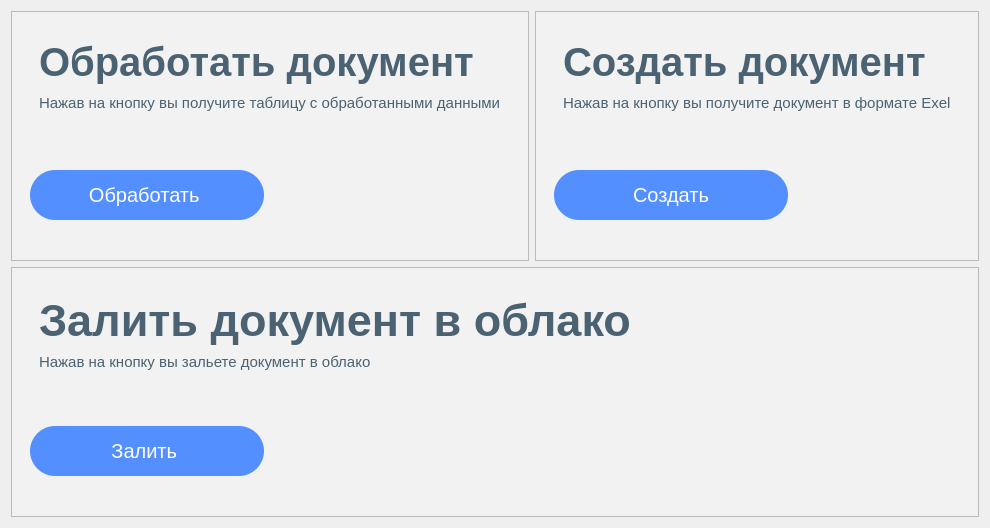
         <widget class="QWidget" name="page3">
          <layout class="QGridLayout" name="gridLayout_4">
           <item row="0" column="0">
            <widget class="QFrame" name="frame_Alfandega_9">
             <property name="minimumSize">
              <size>
               <width>0</width>
               <height>250</height>
              </size>
             </property>
             <property name="maximumSize">
              <size>
               <width>16777215</width>
               <height>250</height>
              </size>
             </property>
             <property name="styleSheet">
              <string notr="true">QFrame{ background-color: #f2f2f2; }</string>
             </property>
             <property name="frameShape">
              <enum>QFrame::StyledPanel</enum>
             </property>
             <property name="frameShadow">
              <enum>QFrame::Raised</enum>
             </property>
             <layout class="QVBoxLayout" name="verticalLayout_44">
              <item>
               <widget class="QFrame" name="frame_52">
                <property name="styleSheet">
                 <string notr="true">QFrame{ border:0px }</string>
                </property>
                <property name="frameShape">
                 <enum>QFrame::StyledPanel</enum>
                </property>
                <property name="frameShadow">
                 <enum>QFrame::Raised</enum>
                </property>
                <layout class="QHBoxLayout" name="horizontalLayout_22">
                 <item>
                  <widget class="QFrame" name="frame_53">
                   <property name="minimumSize">
                    <size>
                     <width>200</width>
                     <height>0</height>
                    </size>
                   </property>
                   <property name="styleSheet">
                    <string notr="true">QFrame{ border:0px }</string>
                   </property>
                   <property name="frameShape">
                    <enum>QFrame::StyledPanel</enum>
                   </property>
                   <property name="frameShadow">
                    <enum>QFrame::Raised</enum>
                   </property>
                   <layout class="QVBoxLayout" name="verticalLayout_45">
                    <item>
                     <widget class="QLabel" name="label_TitleAlfandega_12">
                      <property name="minimumSize">
                       <size>
                        <width>230</width>
                        <height>0</height>
                       </size>
                      </property>
                      <property name="styleSheet">
                       <string notr="true">QLabel{

color:#4b6272;
border:0px;
font-size:40px;
font-weight: bold;
}</string>
                      </property>
                      <property name="text">
                       <string>Обработать документ</string>
                      </property>
                     </widget>
                    </item>
                    <item>
                     <widget class="QLabel" name="label_SubTitleAlfandega_12">
                      <property name="styleSheet">
                       <string notr="true">
QLabel{
color:#4b6272;
border:0px;
font-size:15px;
}</string>
                      </property>
                      <property name="text">
                       <string>Нажав на кнопку вы получите таблицу с обработанными данными</string>
                      </property>
                     </widget>
                    </item>
                   </layout>
                  </widget>
                 </item>
                </layout>
               </widget>
              </item>
              <item>
               <widget class="QFrame" name="frame_54">
                <property name="styleSheet">
                 <string notr="true">QFrame{ border:0px }</string>
                </property>
                <property name="frameShape">
                 <enum>QFrame::StyledPanel</enum>
                </property>
                <property name="frameShadow">
                 <enum>QFrame::Raised</enum>
                </property>
                <layout class="QVBoxLayout" name="verticalLayout_46">
                 <item>
                  <widget class="QPushButton" name="pushButton_BtnAlfandega_12">
                   <property name="minimumSize">
                    <size>
                     <width>0</width>
                     <height>50</height>
                    </size>
                   </property>
                   <property name="maximumSize">
                    <size>
                     <width>234</width>
                     <height>50</height>
                    </size>
                   </property>
                   <property name="cursor">
                    <cursorShape>PointingHandCursor</cursorShape>
                   </property>
                   <property name="layoutDirection">
                    <enum>Qt::LeftToRight</enum>
                   </property>
                   <property name="styleSheet">
                    <string notr="true">QPushButton{
	text-align:centeral;
	color:#fff;
	border:0px;
	border-radius:25px;
	font-size:20px;
	cursor: pointer;
	background-color:#538fff;
}
QPushButton:hover{
background-color:#3668ff;
}


</string>
                   </property>
                   <property name="text">
                    <string>Обработать </string>
                   </property>
                   <property name="icon">
                    <iconset>
                     <normaloff>:/img/path395.png</normaloff>:/img/path395.png</iconset>
                   </property>
                   <property name="iconSize">
                    <size>
                     <width>40</width>
                     <height>40</height>
                    </size>
                   </property>
                  </widget>
                 </item>
                </layout>
               </widget>
              </item>
             </layout>
            </widget>
           </item>
           <item row="0" column="1">
            <widget class="QFrame" name="frame_Alfandega_7">
             <property name="minimumSize">
              <size>
               <width>0</width>
               <height>250</height>
              </size>
             </property>
             <property name="maximumSize">
              <size>
               <width>16777215</width>
               <height>250</height>
              </size>
             </property>
             <property name="styleSheet">
              <string notr="true">QFrame{ background-color: #f2f2f2; }</string>
             </property>
             <property name="frameShape">
              <enum>QFrame::StyledPanel</enum>
             </property>
             <property name="frameShadow">
              <enum>QFrame::Raised</enum>
             </property>
             <layout class="QVBoxLayout" name="verticalLayout_38">
              <item>
               <widget class="QFrame" name="frame_46">
                <property name="styleSheet">
                 <string notr="true">QFrame{ border:0px }</string>
                </property>
                <property name="frameShape">
                 <enum>QFrame::StyledPanel</enum>
                </property>
                <property name="frameShadow">
                 <enum>QFrame::Raised</enum>
                </property>
                <layout class="QHBoxLayout" name="horizontalLayout_20">
                 <item>
                  <widget class="QFrame" name="frame_47">
                   <property name="minimumSize">
                    <size>
                     <width>200</width>
                     <height>0</height>
                    </size>
                   </property>
                   <property name="styleSheet">
                    <string notr="true">QFrame{ border:0px }</string>
                   </property>
                   <property name="frameShape">
                    <enum>QFrame::StyledPanel</enum>
                   </property>
                   <property name="frameShadow">
                    <enum>QFrame::Raised</enum>
                   </property>
                   <layout class="QVBoxLayout" name="verticalLayout_39">
                    <item>
                     <widget class="QLabel" name="label_TitleAlfandega_10">
                      <property name="minimumSize">
                       <size>
                        <width>230</width>
                        <height>0</height>
                       </size>
                      </property>
                      <property name="styleSheet">
                       <string notr="true">QLabel{

color:#4b6272;
border:0px;
font-size:40px;
font-weight: bold;
}</string>
                      </property>
                      <property name="text">
                       <string>Создать документ</string>
                      </property>
                     </widget>
                    </item>
                    <item>
                     <widget class="QLabel" name="label_SubTitleAlfandega_10">
                      <property name="styleSheet">
                       <string notr="true">
QLabel{
color:#4b6272;
border:0px;
font-size:15px;
}</string>
                      </property>
                      <property name="text">
                       <string>Нажав на кнопку вы получите документ в формате Exel</string>
                      </property>
                     </widget>
                    </item>
                   </layout>
                  </widget>
                 </item>
                </layout>
               </widget>
              </item>
              <item>
               <widget class="QFrame" name="frame_48">
                <property name="styleSheet">
                 <string notr="true">QFrame{ border:0px }</string>
                </property>
                <property name="frameShape">
                 <enum>QFrame::StyledPanel</enum>
                </property>
                <property name="frameShadow">
                 <enum>QFrame::Raised</enum>
                </property>
                <layout class="QVBoxLayout" name="verticalLayout_40">
                 <item>
                  <widget class="QPushButton" name="pushButton_BtnAlfandega_10">
                   <property name="minimumSize">
                    <size>
                     <width>0</width>
                     <height>50</height>
                    </size>
                   </property>
                   <property name="maximumSize">
                    <size>
                     <width>234</width>
                     <height>50</height>
                    </size>
                   </property>
                   <property name="cursor">
                    <cursorShape>PointingHandCursor</cursorShape>
                   </property>
                   <property name="layoutDirection">
                    <enum>Qt::LeftToRight</enum>
                   </property>
                   <property name="styleSheet">
                    <string notr="true">QPushButton{
	text-align:centeral;
	color:#fff;
	border:0px;
	border-radius:25px;
	font-size:20px;
	cursor: pointer;
	background-color:#538fff;
}
QPushButton:hover{
background-color:#3668ff;
}


</string>
                   </property>
                   <property name="text">
                    <string>Создать</string>
                   </property>
                   <property name="icon">
                    <iconset>
                     <normaloff>:/img/path395.png</normaloff>:/img/path395.png</iconset>
                   </property>
                   <property name="iconSize">
                    <size>
                     <width>40</width>
                     <height>40</height>
                    </size>
                   </property>
                  </widget>
                 </item>
                </layout>
               </widget>
              </item>
             </layout>
            </widget>
           </item>
           <item row="1" column="0" colspan="2">
            <widget class="QFrame" name="frame_Alfandega_8">
             <property name="minimumSize">
              <size>
               <width>0</width>
               <height>250</height>
              </size>
             </property>
             <property name="maximumSize">
              <size>
               <width>16777215</width>
               <height>250</height>
              </size>
             </property>
             <property name="styleSheet">
              <string notr="true">QFrame{ background-color: #f2f2f2; }</string>
             </property>
             <property name="frameShape">
              <enum>QFrame::StyledPanel</enum>
             </property>
             <property name="frameShadow">
              <enum>QFrame::Raised</enum>
             </property>
             <layout class="QVBoxLayout" name="verticalLayout_41">
              <item>
               <widget class="QFrame" name="frame_49">
                <property name="styleSheet">
                 <string notr="true">QFrame{ border:0px }</string>
                </property>
                <property name="frameShape">
                 <enum>QFrame::StyledPanel</enum>
                </property>
                <property name="frameShadow">
                 <enum>QFrame::Raised</enum>
                </property>
                <layout class="QHBoxLayout" name="horizontalLayout_21">
                 <item>
                  <widget class="QFrame" name="frame_50">
                   <property name="minimumSize">
                    <size>
                     <width>200</width>
                     <height>0</height>
                    </size>
                   </property>
                   <property name="styleSheet">
                    <string notr="true">QFrame{ border:0px }</string>
                   </property>
                   <property name="frameShape">
                    <enum>QFrame::StyledPanel</enum>
                   </property>
                   <property name="frameShadow">
                    <enum>QFrame::Raised</enum>
                   </property>
                   <layout class="QVBoxLayout" name="verticalLayout_42">
                    <item>
                     <widget class="QLabel" name="label_TitleAlfandega_11">
                      <property name="minimumSize">
                       <size>
                        <width>230</width>
                        <height>0</height>
                       </size>
                      </property>
                      <property name="styleSheet">
                       <string notr="true">QLabel{
text-align:centeral;
color:#4b6272;
border:0px;
font-size:45px;
font-weight: bold;
}</string>
                      </property>
                      <property name="text">
                       <string>Залить документ в облако</string>
                      </property>
                     </widget>
                    </item>
                    <item>
                     <widget class="QLabel" name="label_SubTitleAlfandega_11">
                      <property name="styleSheet">
                       <string notr="true">
QLabel{
color:#4b6272;
border:0px;
font-size:15px;
}</string>
                      </property>
                      <property name="text">
                       <string>Нажав на кнопку вы зальете документ в облако</string>
                      </property>
                     </widget>
                    </item>
                   </layout>
                  </widget>
                 </item>
                </layout>
               </widget>
              </item>
              <item>
               <widget class="QFrame" name="frame_51">
                <property name="styleSheet">
                 <string notr="true">QFrame{ border:0px }</string>
                </property>
                <property name="frameShape">
                 <enum>QFrame::StyledPanel</enum>
                </property>
                <property name="frameShadow">
                 <enum>QFrame::Raised</enum>
                </property>
                <layout class="QVBoxLayout" name="verticalLayout_43">
                 <item>
                  <widget class="QPushButton" name="pushButton_BtnAlfandega_11">
                   <property name="minimumSize">
                    <size>
                     <width>0</width>
                     <height>50</height>
                    </size>
                   </property>
                   <property name="maximumSize">
                    <size>
                     <width>234</width>
                     <height>50</height>
                    </size>
                   </property>
                   <property name="cursor">
                    <cursorShape>PointingHandCursor</cursorShape>
                   </property>
                   <property name="layoutDirection">
                    <enum>Qt::LeftToRight</enum>
                   </property>
                   <property name="styleSheet">
                    <string notr="true">QPushButton{
	text-align:centeral;
	color:#fff;
	border:0px;
	border-radius:25px;
	font-size:20px;
	cursor: pointer;
	background-color:#538fff;
}
QPushButton:hover{
background-color:#3668ff;
}


</string>
                   </property>
                   <property name="text">
                    <string>Залить </string>
                   </property>
                   <property name="icon">
                    <iconset>
                     <normaloff>:/img/path395.png</normaloff>:/img/path395.png</iconset>
                   </property>
                   <property name="iconSize">
                    <size>
                     <width>40</width>
                     <height>40</height>
                    </size>
                   </property>
                  </widget>
                 </item>
                </layout>
               </widget>
              </item>
             </layout>
            </widget>
           </item>
          </layout>
         </widget>
